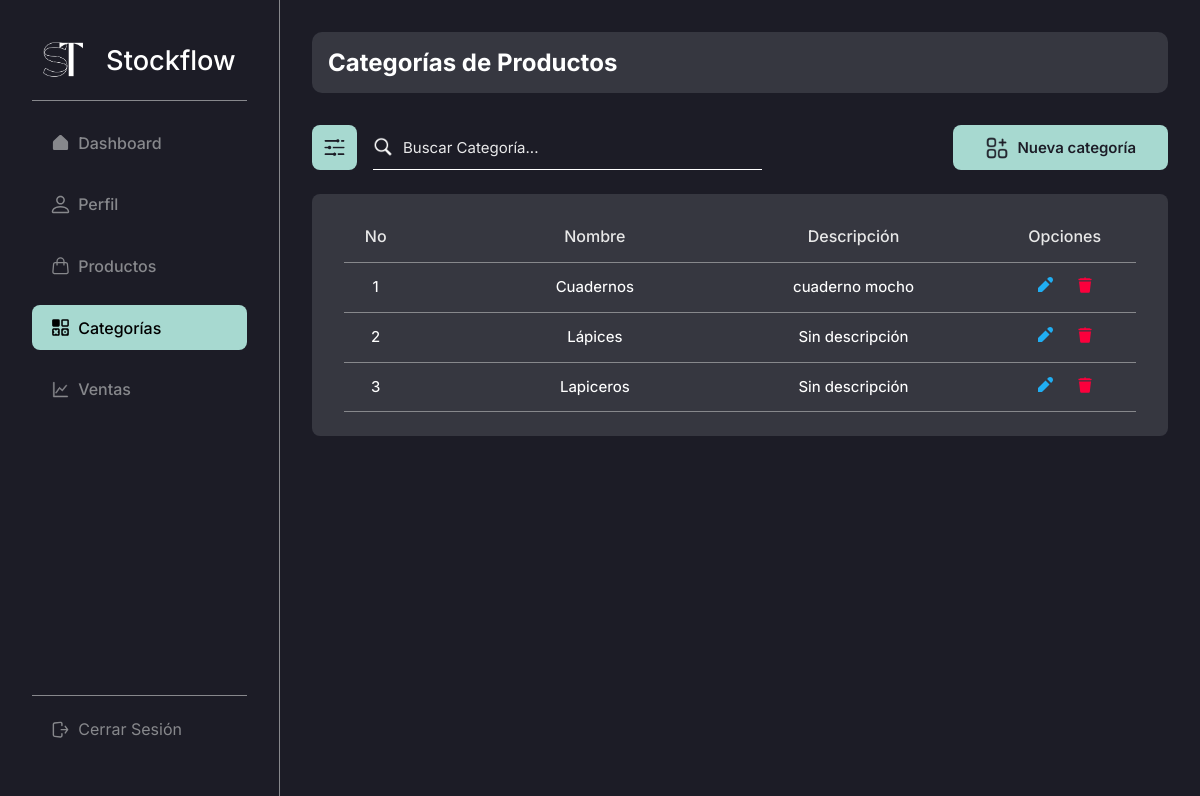
Page /admin/products/categories/ (signed in) on the earlier database version.
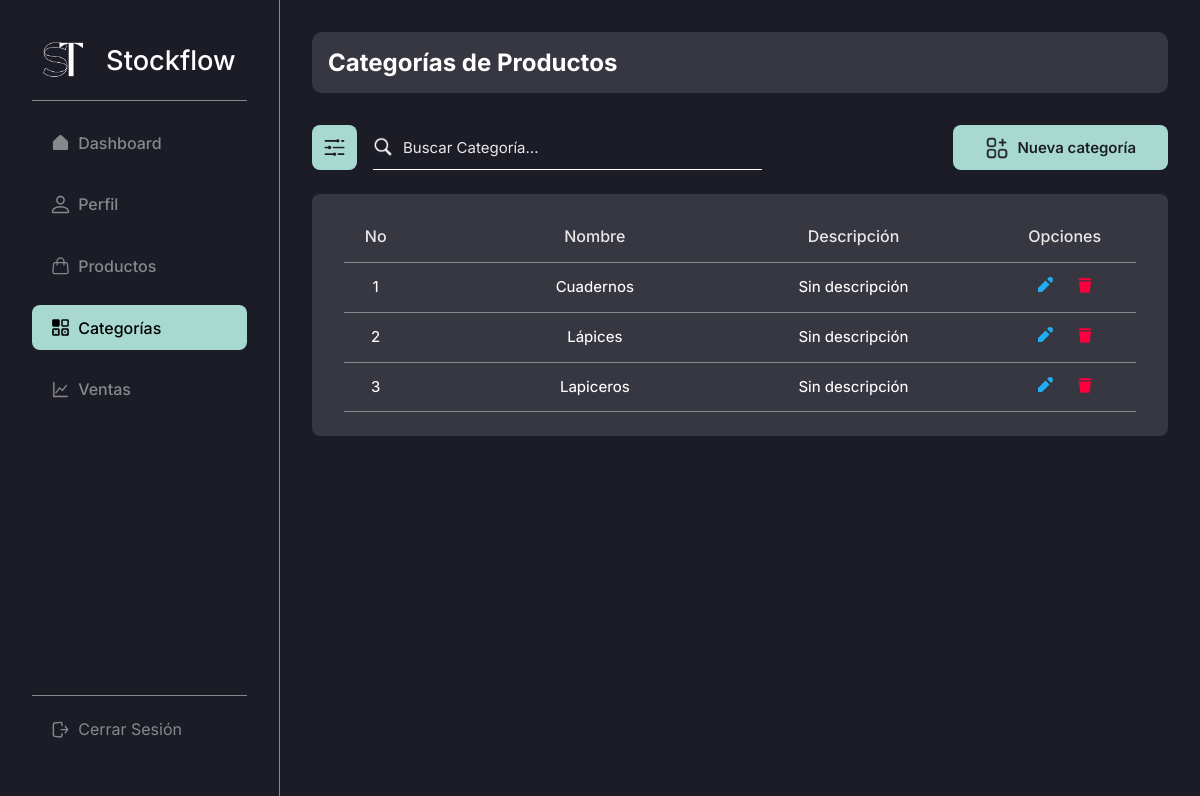
Same page on the later database version.
### stockflow/models.py (models this page shows, shortened)
class Category(db.Model):
    id = db.Column(db.Integer, primary_key = True) # Primary key
    created_by = db.Column(db.Integer, db.ForeignKey("user.id"), nullable = False) # Foreign key
    name = db.Column(db.String(50), unique = True, nullable = False) # Max length and unique property and not null
    description = db.Column(db.String(255), default='Sin descripción')

### stockflow/admin.py (the view)
@bp.route("/products/categories/", methods = ("GET", "POST"))
@login_required
def categories():
    query = ""
    categories = []
    if request.method == "POST":
        query = request.form.get("searchCategorie", "")
        categories = Category.query.filter(
            (
                Category.name.ilike(f"%{query}%") |  # Searching by name
                Category.description.ilike(f"%{query}%")  # Searching by description
            )
        ).all()
    else:
        categories = Category.query.filter(Category.created_by == g.user.id).all()
    return render_template("modules/products/categories/index.html", categories = categories, query=query)

### stockflow/auth.py (called while the page is built)
def login_required(view):
    @functools.wraps(view)
    def wrapped_view(**kwargs):
        if g.user is None:
            message = "Debes iniciar sesión"
            flash(message)
            return redirect(url_for("auth.login"))
        return view(**kwargs)
    return wrapped_view

@bp.before_app_request # Execute the next function in every request, every page
def load_logged_in_user():
    user_id = session.get("user_id")
    if user_id is None:
        g.user = None
    else:
        g.user = User.query.get_or_404(user_id)

### stockflow/templates/modules/products/categories/index.html (shortened to what this page needs)
{% extends 'base-admin.html' %}
{% block content %}
    <head>
        <link rel="stylesheet" href="{{ url_for('static', filename='css/modules/categories.css') }}">
    </head>
    <div class="content-group inter bg-black-light">
        <h2 class="color-white inter">Categorías de Productos</h2>
    </div>
    <div class="top-page">
        <div class="cont-search">
            <button class="btn-search-filter bg-turquese-light-blue">
                <img src="{{ url_for('static', filename='img/icons/filter.png') }}" alt="">
            </button>
            <form action="{{ url_for('admin.categories') }}" method="post" class="search-bar">
                <img src="{{ url_for('static', filename='img/icons/search.png') }}" alt="">
                <input type="text" class="color-white inter" name="searchCategorie" value="{{ query }}" id="search" placeholder="Buscar Categoría...">
            </form>
        </div>
        <div class="cont-create">
            <a href="{{ url_for('admin.new_category') }}" class="btn-create bg-turquese-light-blue color-black inter">
                <img src="{{ url_for('static', filename='img/icons/add-categorie.png') }}" alt="">
                <h2>Nueva categoría</h2>
            </a>
        </div>
    </div>
    <table class="table inter bg-black-light">
        <thead>
            <tr class="thead color-white-gray">
                <th class="th th-no-cat">No</th>
                <th class="th th-name-cat">Nombre</th>
                <th class="th th-description-cat">Descripción</th>
                <th class="th th-options-cat">Opciones</th>
            </tr>
        </thead>
        <tbody>
            {% if categories %}
                {% for category in categories %}
                    <tr class="tbody">
                        <td class="td td-no-cat">{{ loop.index }}</td>
                        <td class="td td-name-cat"><a href="#" class="color-white">{{ category.name }}</a></td>
                        <td class="td td-description-cat">
                            {% if category.description == "" %}
                                Sin descripción
                            {% else %}
                                {{ category.description }}
                            {% endif %}
                        </td>
                        <td class="td td-options-cat">
                            <a href="{{ url_for('admin.update_category', id = category.id) }}">
                                <svg
                                    xmlns="http://www.w3.org/2000/svg"
                                    viewBox="0 0 16 16"
                                    fill="#20AEF3"
                                >
                                    <path
                                        d="M12.527 7.473L8.527 3.473 1 11 1 15 5 15zM11.172.828l-1.065 1.065 4 4 1.065-1.065c1.105-1.105 1.105-2.895 0-4l0 0C14.067-.276 12.276-.276 11.172.828z"
                                    />
                                </svg>
                            </a>
                            <a href="{{ url_for('admin.delete_category', id = category.id) }}">
                            </a>
                        </td>
                    </tr>
                {% endfor %}
            {% elif categories and categories|length == 0 %}
                hola
            {% endif %}
        </tbody>
    </table>
{% endblock %}

### stockflow/templates/base-admin.html (shortened to what this page needs)
<!DOCTYPE html>
<html lang="es">
<head>
    <link rel="stylesheet" href="{{ url_for('static', filename='css/global.css') }}">
    <link rel="stylesheet" href="{{ url_for('static', filename='css/base.css') }}">
    <link rel="stylesheet" href="{{ url_for('static', filename='css/tables.css') }}">
    <link rel="stylesheet" href="{{ url_for('static', filename='css/search.css') }}">
    <link rel="stylesheet" href="{{ url_for('static', filename='css/form.css') }}">
</head>
<body>
    <aside class="side-bar inter bg-black br-gray-1">
        <section class="side-bar-main">
            <h1 class="inter">
                <a href="{{ url_for('admin.dashboard') }}" class="color-white">
                    <img src="{{ url_for('static', filename='img/logo.png') }}" alt="">
                    Stockflow
                </a>
            </h1>
            <br>
            <div class="side-bar-divider" />
            <nav class="side-nav-bar">
                <a
                    href="{{ url_for('admin.dashboard') }}"
                    class="item-side-nav-bar inter {% if request.endpoint == 'admin.dashboard' %}item-side-nav-bar--active{% endif %}"
                >
                    Dashboard
                </a>
                <a
                    href="{{ url_for('admin.profile') }}"
                    class="item-side-nav-bar inter {% if request.endpoint == 'admin.profile' %}item-side-nav-bar--active{% endif %}"
                >
                    Perfil
                </a>
                <a
                    href="{{ url_for('admin.products') }}"
                    class="item-side-nav-bar inter {% if request.endpoint == 'admin.products' %}item-side-nav-bar--active{% endif %}"
                >
                    Productos
                </a>
                <a
                    href="{{ url_for('admin.categories') }}"
                    class="item-side-nav-bar inter {% if request.endpoint == 'admin.categories' %}item-side-nav-bar--active{% endif %}"
                >
                    Categorías
                </a>
                <a
                    href="{{ url_for('admin.sales') }}"
                    class="item-side-nav-bar inter {% if request.endpoint == 'admin.sales' %}item-side-nav-bar--active{% endif %}"
                >
                    Ventas
                </a>
            </nav>
        </section>
        <footer class="side-bar-footer">
            <a href="{{ url_for('auth.logout') }}" class="item-side-nav-bar inter">
                Cerrar Sesión
            </a>
        </footer>
    </aside>
    <main class="page-content bg-black">
        {% block content %}{% endblock %}
    </main>
</body>
</html>

### stockflow/static/css/global.css (style rules this page uses)
* { box-sizing: border-box; padding: 0; margin: 0; }
body { display: flex; width: 100%; height: 100%; }
a { text-decoration: none; }
.page-content { display: flex; width: 100%; height: 100%; min-height: 100vh; margin-left: 280px; flex-direction: column; color: white; padding: 2rem; }
.content-group { display: flex; width: 100%; padding: 1rem; border-radius: 10px; }
.bg-black { background-color: #1C1C26; }
.bg-black-light { background-color: #363740; }
.bg-turquese-light-blue { background-color: #A7D9D0; }
.color-black { color: #1C1C26; }
.color-white { color: #FFF; }
.color-white-gray { color: #E8E8E8; }
.inter { font-family: "Inter", sans-serif; font-optical-sizing: auto; font-style: normal; }
.br-gray-1 { border-right: 1px solid #87888C; }

### stockflow/static/css/base.css (style rules this page uses)
.side-bar { display: flex; position: fixed; z-index: 1; top: 0; left: 0; width: 280px; flex-direction: column; height: 100vh; padding: 2.5rem 2rem 2rem; justify-content: space-between; }
.side-bar h1 { text-align: center; font-weight: 500; }
.side-bar h1 a { display: flex; font-size: 2rem; align-items: center; justify-content: space-around; }
.side-bar h1 a img { width: 40px; height: 40px; }
.side-bar-main { display: flex; width: 100%; height: auto; flex-direction: column; }
.side-nav-bar { display: flex; width: 100%; height: auto; list-style: none; flex-direction: column; margin-top: 20px; }
.side-nav-bar a { font-weight: 500; }
.item-side-nav-bar, .item-side-nav-bar--active { display: flex; width: 100%; height: auto; padding: 1rem 1.5rem 1rem; border-radius: 8px; margin-bottom: 1rem; text-decoration: none; align-items: center; gap: 10px; }
.item-side-nav-bar { color: #87888C; }
.item-side-nav-bar--active { color: black; background-color: #A7D9D0; }
.item-side-nav-bar--active svg { color: black !important; }
.item-side-nav-bar svg, .item-side-nav-bar--active svg { width: 20px; height: 20px; }
.item-side-nav-bar svg { color: #87888C !important; }
.side-bar-divider { display: flex; width: 100%; height: 1px; background-color: #87888C; }
.side-bar-footer { display: flex; width: 100%; min-height: 1px; border-top: 1px solid #87888C; align-items: center; justify-content: center; padding-top: 10px; }
@media screen and (max-width: 1440px) { .side-bar h1 a { font-size: 1.7rem; } }
@media screen and (max-width: 1440px) { .item-side-nav-bar, .item-side-nav-bar--active { padding: 0.8rem 1.2rem 0.8rem; gap: 8px; } }
@media screen and (max-width: 1440px) { .item-side-nav-bar svg, .item-side-nav-bar--active svg { width: 19px; height: 19px; } }

### stockflow/static/css/tables.css (style rules this page uses)
.table { display: flex; width: 100%; height: auto; margin: 2rem 0 2rem; flex-direction: column; border-radius: 8px; padding: 0 1.7rem 2rem; }
.thead { display: flex; width: 100%; height: auto; justify-content: space-between; padding: 1rem 0 0; border-bottom: 1px solid #87888C; }
.th { display: flex; width: auto; height: auto; padding: 1rem; font-size: 18px; justify-content: center; align-items: center; font-weight: 500; }
.tbody { display: flex; width: 100%; height: 100%; justify-content: space-between; border-bottom: 1px solid #87888C; }
.td { display: flex; width: auto; height: 100%; font-size: 16px; justify-content: center; align-items: center; text-align: center; padding: 1rem 0 1rem; font-weight: 450; }
.td svg { width: 18px; height: 18px; }
@media screen and (max-width: 1440px) { .table { margin: 1.5rem 0 1.5rem; padding: 0 2rem 1.5rem; } }
@media screen and (max-width: 1440px) { .th { font-size: 16px; } }
@media screen and (max-width: 1440px) { .td { font-size: 15px; padding: 0.9rem 0 0.9rem; } }
@media screen and (max-width: 1440px) { .td svg { width: 16px; height: 16px; } }

### stockflow/static/css/modules/categories.css (style rules this page uses)
.th-no-cat, .td-no-cat { width: 8%; }
.th-name-cat, .td-name-cat { width: 30%; }
.th-description-cat, .td-description-cat { width: 18%; }
.th-options-cat, .td-options-cat { width: 18%; }
.td-options-cat { gap: 1.5rem; }

Differences in the rows shown:
changed Category "Cuadernos": description "cuaderno mocho" → (not shown); now shows "Sin descripción"
